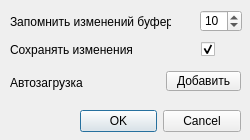
<?xml version="1.0" encoding="UTF-8"?>
<ui version="4.0">
 <class>Settings</class>
 <widget class="QDialog" name="Settings">
  <property name="windowModality">
   <enum>Qt::ApplicationModal</enum>
  </property>
  <property name="geometry">
   <rect>
    <x>0</x>
    <y>0</y>
    <width>250</width>
    <height>140</height>
   </rect>
  </property>
  <property name="sizePolicy">
   <sizepolicy hsizetype="Fixed" vsizetype="Fixed">
    <horstretch>0</horstretch>
    <verstretch>0</verstretch>
   </sizepolicy>
  </property>
  <property name="minimumSize">
   <size>
    <width>250</width>
    <height>140</height>
   </size>
  </property>
  <property name="maximumSize">
   <size>
    <width>250</width>
    <height>140</height>
   </size>
  </property>
  <property name="windowTitle">
   <string>Настройки</string>
  </property>
  <widget class="QDialogButtonBox" name="buttonBox">
   <property name="geometry">
    <rect>
     <x>80</x>
     <y>105</y>
     <width>161</width>
     <height>32</height>
    </rect>
   </property>
   <property name="orientation">
    <enum>Qt::Horizontal</enum>
   </property>
   <property name="standardButtons">
    <set>QDialogButtonBox::Cancel|QDialogButtonBox::Ok</set>
   </property>
  </widget>
  <widget class="QLabel" name="label">
   <property name="geometry">
    <rect>
     <x>10</x>
     <y>12</y>
     <width>161</width>
     <height>20</height>
    </rect>
   </property>
   <property name="text">
    <string>Запомнить изменений буферов</string>
   </property>
  </widget>
  <widget class="QSpinBox" name="spinBox">
   <property name="geometry">
    <rect>
     <x>200</x>
     <y>10</y>
     <width>42</width>
     <height>22</height>
    </rect>
   </property>
   <property name="prefix">
    <string/>
   </property>
   <property name="minimum">
    <number>3</number>
   </property>
   <property name="maximum">
    <number>20</number>
   </property>
   <property name="value">
    <number>10</number>
   </property>
  </widget>
  <widget class="QLabel" name="label_2">
   <property name="geometry">
    <rect>
     <x>10</x>
     <y>75</y>
     <width>81</width>
     <height>16</height>
    </rect>
   </property>
   <property name="text">
    <string>Автозагрузка</string>
   </property>
  </widget>
  <widget class="QPushButton" name="pushButton">
   <property name="geometry">
    <rect>
     <x>166</x>
     <y>71</y>
     <width>75</width>
     <height>20</height>
    </rect>
   </property>
   <property name="text">
    <string>Добавить</string>
   </property>
  </widget>
  <widget class="QLabel" name="label_3">
   <property name="geometry">
    <rect>
     <x>10</x>
     <y>40</y>
     <width>151</width>
     <height>20</height>
    </rect>
   </property>
   <property name="text">
    <string>Сохранять изменения</string>
   </property>
  </widget>
  <widget class="QCheckBox" name="checkBox">
   <property name="geometry">
    <rect>
     <x>201</x>
     <y>41</y>
     <width>21</width>
     <height>17</height>
    </rect>
   </property>
   <property name="text">
    <string/>
   </property>
   <property name="checked">
    <bool>true</bool>
   </property>
   <property name="tristate">
    <bool>false</bool>
   </property>
  </widget>
 </widget>
 <resources/>
 <connections>
  <connection>
   <sender>buttonBox</sender>
   <signal>accepted()</signal>
   <receiver>Settings</receiver>
   <slot>hide()</slot>
   <hints>
    <hint type="sourcelabel">
     <x>248</x>
     <y>254</y>
    </hint>
    <hint type="destinationlabel">
     <x>157</x>
     <y>274</y>
    </hint>
   </hints>
  </connection>
  <connection>
   <sender>buttonBox</sender>
   <signal>rejected()</signal>
   <receiver>Settings</receiver>
   <slot>hide()</slot>
   <hints>
    <hint type="sourcelabel">
     <x>316</x>
     <y>260</y>
    </hint>
    <hint type="destinationlabel">
     <x>286</x>
     <y>274</y>
    </hint>
   </hints>
  </connection>
 </connections>
</ui>
